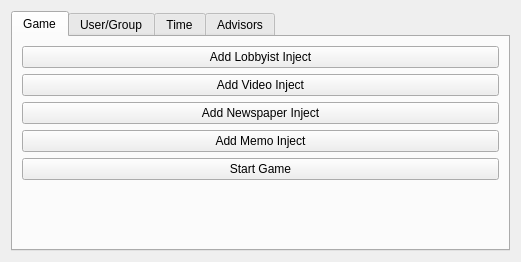
<?xml version="1.0" encoding="UTF-8"?>
<ui version="4.0">
 <class>Form</class>
 <widget class="QWidget" name="Form">
  <property name="geometry">
   <rect>
    <x>0</x>
    <y>0</y>
    <width>521</width>
    <height>262</height>
   </rect>
  </property>
  <property name="windowTitle">
   <string>Form</string>
  </property>
  <layout class="QVBoxLayout" name="verticalLayout">
   <item>
    <widget class="QTabWidget" name="tabWidget">
     <property name="currentIndex">
      <number>0</number>
     </property>
     <widget class="QWidget" name="tab_13">
      <attribute name="title">
       <string>Game</string>
      </attribute>
      <layout class="QHBoxLayout" name="horizontalLayout_2">
       <item>
        <layout class="QVBoxLayout" name="verticalLayout_4">
         <item>
          <widget class="QPushButton" name="addLobbyistButton">
           <property name="text">
            <string>Add Lobbyist Inject</string>
           </property>
          </widget>
         </item>
         <item>
          <widget class="QPushButton" name="addVideoInjectButton">
           <property name="text">
            <string>Add Video Inject</string>
           </property>
          </widget>
         </item>
         <item>
          <widget class="QPushButton" name="addNewspaperInjectButton">
           <property name="text">
            <string>Add Newspaper Inject</string>
           </property>
          </widget>
         </item>
         <item>
          <widget class="QPushButton" name="addMemoInjectButton">
           <property name="text">
            <string>Add Memo Inject</string>
           </property>
          </widget>
         </item>
         <item>
          <widget class="QPushButton" name="gameStateButton">
           <property name="text">
            <string>Start Game</string>
           </property>
          </widget>
         </item>
         <item>
          <spacer name="verticalSpacer_9">
           <property name="orientation">
            <enum>Qt::Vertical</enum>
           </property>
           <property name="sizeHint" stdset="0">
            <size>
             <width>20</width>
             <height>171</height>
            </size>
           </property>
          </spacer>
         </item>
        </layout>
       </item>
       <item>
        <layout class="QVBoxLayout" name="groupLayout">
         <property name="sizeConstraint">
          <enum>QLayout::SetNoConstraint</enum>
         </property>
        </layout>
       </item>
      </layout>
     </widget>
     <widget class="QWidget" name="tab_14">
      <attribute name="title">
       <string>User/Group</string>
      </attribute>
      <layout class="QVBoxLayout" name="verticalLayout_40">
       <item>
        <layout class="QHBoxLayout" name="horizontalLayout_31">
         <item>
          <layout class="QVBoxLayout" name="verticalLayout_43">
           <item>
            <widget class="QPushButton" name="createPlayerButton">
             <property name="text">
              <string>Create Player</string>
             </property>
            </widget>
           </item>
           <item>
            <widget class="QPushButton" name="addGroupButton">
             <property name="text">
              <string>Add Group</string>
             </property>
            </widget>
           </item>
          </layout>
         </item>
         <item>
          <layout class="QVBoxLayout" name="verticalLayout_3">
           <item>
            <widget class="QPushButton" name="allGroupButton">
             <property name="text">
              <string>Show All Groups</string>
             </property>
            </widget>
           </item>
           <item>
            <widget class="QComboBox" name="groupComboBox"/>
           </item>
          </layout>
         </item>
        </layout>
       </item>
       <item>
        <layout class="QHBoxLayout" name="horizontalLayout_30">
         <item>
          <widget class="QListWidget" name="ungroupedStudentList">
           <property name="alternatingRowColors">
            <bool>true</bool>
           </property>
          </widget>
         </item>
         <item>
          <layout class="QVBoxLayout" name="verticalLayout_42">
           <item>
            <widget class="QToolButton" name="addStudentButton">
             <property name="text">
              <string>...</string>
             </property>
             <property name="arrowType">
              <enum>Qt::RightArrow</enum>
             </property>
            </widget>
           </item>
           <item>
            <widget class="QToolButton" name="removeStudentButton">
             <property name="text">
              <string>...</string>
             </property>
             <property name="arrowType">
              <enum>Qt::LeftArrow</enum>
             </property>
            </widget>
           </item>
          </layout>
         </item>
         <item>
          <widget class="QListWidget" name="groupStudentList">
           <property name="alternatingRowColors">
            <bool>true</bool>
           </property>
          </widget>
         </item>
        </layout>
       </item>
       <item>
        <widget class="Line" name="line_3">
         <property name="orientation">
          <enum>Qt::Horizontal</enum>
         </property>
        </widget>
       </item>
      </layout>
     </widget>
     <widget class="QWidget" name="tab_16">
      <attribute name="title">
       <string>Time</string>
      </attribute>
      <layout class="QVBoxLayout" name="verticalLayout_2">
       <item>
        <layout class="QGridLayout" name="gridLayout">
         <item row="0" column="1">
          <widget class="QLabel" name="label_5">
           <property name="text">
            <string>Start</string>
           </property>
          </widget>
         </item>
         <item row="0" column="2">
          <widget class="QLabel" name="label_6">
           <property name="text">
            <string>End</string>
           </property>
          </widget>
         </item>
         <item row="1" column="0">
          <widget class="QLabel" name="label_4">
           <property name="text">
            <string>Server Time</string>
           </property>
          </widget>
         </item>
         <item row="1" column="1">
          <widget class="QDateEdit" name="serverStartDateEdit">
           <property name="readOnly">
            <bool>false</bool>
           </property>
           <property name="maximumDate">
            <date>
             <year>7999</year>
             <month>12</month>
             <day>31</day>
            </date>
           </property>
           <property name="minimumDate">
            <date>
             <year>2010</year>
             <month>1</month>
             <day>1</day>
            </date>
           </property>
           <property name="currentSection">
            <enum>QDateTimeEdit::MonthSection</enum>
           </property>
           <property name="displayFormat">
            <string>MM/dd/yyyy</string>
           </property>
           <property name="calendarPopup">
            <bool>true</bool>
           </property>
          </widget>
         </item>
         <item row="1" column="2">
          <widget class="QDateEdit" name="serverEndDateEdit">
           <property name="date">
            <date>
             <year>2010</year>
             <month>2</month>
             <day>1</day>
            </date>
           </property>
           <property name="minimumDate">
            <date>
             <year>2010</year>
             <month>1</month>
             <day>1</day>
            </date>
           </property>
           <property name="currentSection">
            <enum>QDateTimeEdit::MonthSection</enum>
           </property>
           <property name="displayFormat">
            <string>MM/dd/yyyy</string>
           </property>
           <property name="calendarPopup">
            <bool>true</bool>
           </property>
          </widget>
         </item>
         <item row="1" column="3">
          <widget class="QLabel" name="serverDeltaLabel">
           <property name="text">
            <string>0</string>
           </property>
           <property name="alignment">
            <set>Qt::AlignRight|Qt::AlignTrailing|Qt::AlignVCenter</set>
           </property>
          </widget>
         </item>
         <item row="2" column="0">
          <widget class="QLabel" name="label_3">
           <property name="text">
            <string>Game Time</string>
           </property>
          </widget>
         </item>
         <item row="2" column="1">
          <widget class="QDateEdit" name="gameStartDateEdit">
           <property name="date">
            <date>
             <year>2010</year>
             <month>1</month>
             <day>1</day>
            </date>
           </property>
           <property name="currentSection">
            <enum>QDateTimeEdit::MonthSection</enum>
           </property>
           <property name="displayFormat">
            <string>MM/dd/yyyy</string>
           </property>
           <property name="calendarPopup">
            <bool>true</bool>
           </property>
          </widget>
         </item>
         <item row="2" column="2">
          <widget class="QDateEdit" name="gameEndDateEdit">
           <property name="readOnly">
            <bool>true</bool>
           </property>
           <property name="date">
            <date>
             <year>2010</year>
             <month>1</month>
             <day>1</day>
            </date>
           </property>
           <property name="currentSection">
            <enum>QDateTimeEdit::MonthSection</enum>
           </property>
           <property name="displayFormat">
            <string>MM/dd/yyyy</string>
           </property>
           <property name="calendarPopup">
            <bool>true</bool>
           </property>
          </widget>
         </item>
         <item row="2" column="3">
          <widget class="QLabel" name="gameDeltaLabel">
           <property name="text">
            <string>0</string>
           </property>
           <property name="alignment">
            <set>Qt::AlignRight|Qt::AlignTrailing|Qt::AlignVCenter</set>
           </property>
          </widget>
         </item>
         <item row="1" column="4">
          <widget class="QLabel" name="label_7">
           <property name="text">
            <string>days</string>
           </property>
          </widget>
         </item>
         <item row="2" column="4">
          <widget class="QLabel" name="label_8">
           <property name="text">
            <string>days</string>
           </property>
          </widget>
         </item>
        </layout>
       </item>
       <item>
        <layout class="QHBoxLayout" name="horizontalLayout">
         <item>
          <widget class="QLabel" name="label_10">
           <property name="text">
            <string>1 real day equals</string>
           </property>
          </widget>
         </item>
         <item>
          <widget class="QSpinBox" name="timeFactorSpinBox">
           <property name="suffix">
            <string> in game days</string>
           </property>
           <property name="minimum">
            <number>1</number>
           </property>
          </widget>
         </item>
         <item>
          <widget class="QPushButton" name="setTimeButton">
           <property name="text">
            <string>Set Time</string>
           </property>
          </widget>
         </item>
         <item>
          <spacer name="horizontalSpacer">
           <property name="orientation">
            <enum>Qt::Horizontal</enum>
           </property>
           <property name="sizeHint" stdset="0">
            <size>
             <width>40</width>
             <height>20</height>
            </size>
           </property>
          </spacer>
         </item>
        </layout>
       </item>
       <item>
        <widget class="QLabel" name="timeInfoLabel">
         <property name="text">
          <string>The game will run for {{serverDelta}} real days.
Elapsed in game time will be {{gameDelta}} days.</string>
         </property>
        </widget>
       </item>
       <item>
        <spacer name="verticalSpacer">
         <property name="orientation">
          <enum>Qt::Vertical</enum>
         </property>
         <property name="sizeHint" stdset="0">
          <size>
           <width>20</width>
           <height>40</height>
          </size>
         </property>
        </spacer>
       </item>
      </layout>
     </widget>
     <widget class="QWidget" name="tab_17">
      <attribute name="title">
       <string>Advisors</string>
      </attribute>
      <layout class="QHBoxLayout" name="horizontalLayout_37">
       <item>
        <layout class="QVBoxLayout" name="verticalLayout_50">
         <item>
          <widget class="QComboBox" name="advisorGroupComboBox"/>
         </item>
         <item>
          <widget class="QListWidget" name="groupAdvisorList"/>
         </item>
         <item>
          <spacer name="verticalSpacer_11">
           <property name="orientation">
            <enum>Qt::Vertical</enum>
           </property>
           <property name="sizeHint" stdset="0">
            <size>
             <width>20</width>
             <height>40</height>
            </size>
           </property>
          </spacer>
         </item>
        </layout>
       </item>
      </layout>
     </widget>
    </widget>
   </item>
  </layout>
 </widget>
 <resources/>
 <connections/>
</ui>
